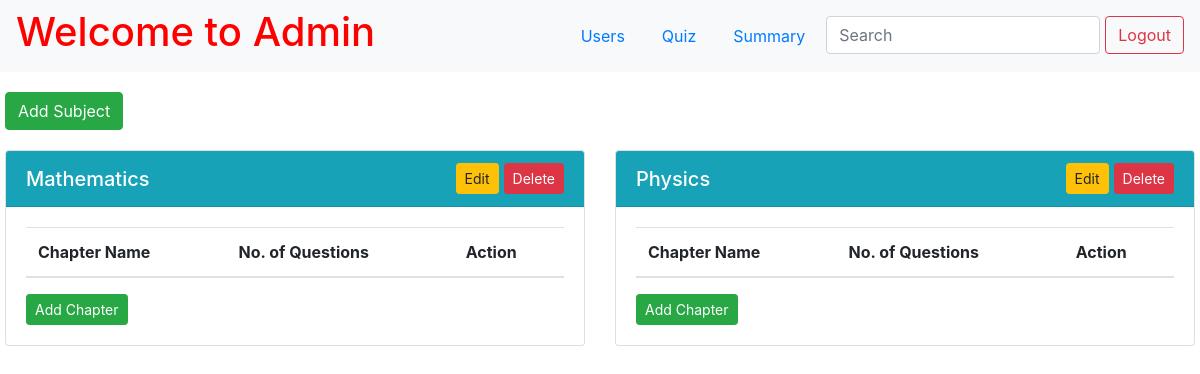
Before: /admin/dashboard (signed in) with the older database file.
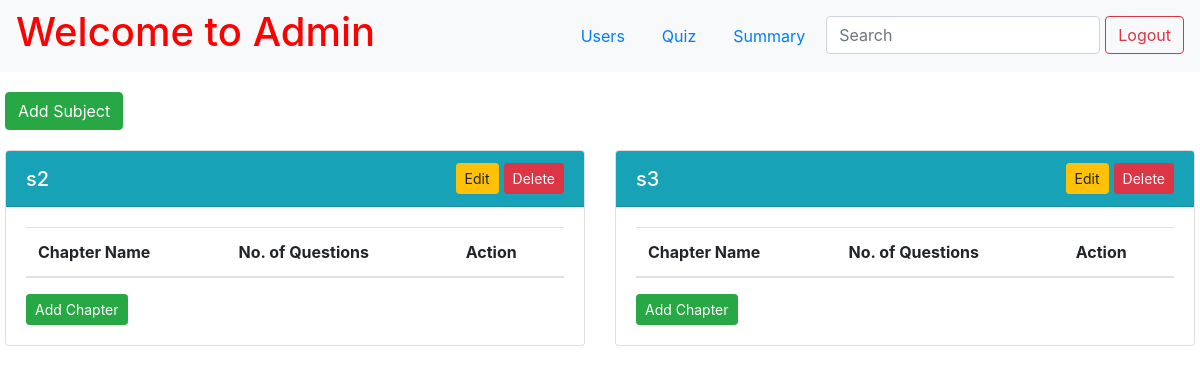
After: the same page with the newer database file.
### app.py (models this page shows)
class Subject(db.Model):
    __tablename__ = 'subject'
    id = db.Column(db.Integer, primary_key=True, autoincrement=True)
    name = db.Column(db.String(255), nullable=False)
    description = db.Column(db.String(255))
    chapters = db.relationship('Chapter', backref='subject', lazy=True)
    quizzes = db.relationship('Quiz', backref='subject', lazy=True)

### app.py (the view)
@app.route("/admin/dashboard")
def admin():
    if 'username' in session:
        admin = Admin.query.filter_by(username=session["username"]).first()
        if not admin:
            flash("Invalid Credentials!", "error")
            return redirect(url_for("index"))
    else:
        return redirect(url_for("index"))
    subjects = Subject.query.all()
    subject_data = []
    for subject in subjects:
        chapters = [
            {
                "id": chapter.id,
                "name": chapter.name,
                "description": chapter.description,
                "number_of_questions": Question.query.filter_by(chapter_id=chapter.id).count(),
                "questions": Question.query.filter_by(chapter_id=chapter.id).all()
            }
            for chapter in Chapter.query.filter_by(subject_id=subject.id).all()
        ]
        subject_data.append({
            "id": subject.id,
            "name": subject.name,
            "description": subject.description,
            "chapters": chapters
        })
    return render_template("admin.html", subjects=subject_data)

### app.py (called while the page is built)
@app.after_request
def add_header(response):
    response.headers['Cache-Control'] = 'no-store, no-cache, must-revalidate, post-check=0, pre-check=0, max-age=0'
    response.headers['Pragma'] = 'no-cache'
    response.headers['Expires'] = '-1'
    return response

### templates/admin.html (shortened to what this page needs)
{% extends 'base.html' %}
{% block content %}
<div class="page-wrapper">
    <nav class="navbar navbar-expand-lg navbar-light bg-light">
        <a href="/admin/dashboard" style="text-decoration: none; color: red;">
            <h1>Welcome to Admin</h1>
        </a>
        <ul class="nav ml-auto">
            <li class="nav-item">
                <a class="nav-link" href="/admin/users">Users</a>
            </li>
            <li class="nav-item">
                <a class="nav-link" href="/admin/quiz">Quiz</a>
            </li>
            <li class="nav-item">
                <a class="nav-link" href="/admin/summary">Summary</a>
            </li>
            <li class="nav-item">
                <input class="form-control" type="search" placeholder="Search" aria-label="Search" name="q"
                    hx-get="{{url_for('admin_search', type='subject')}}" hx-trigger="keyup changed delay:500ms" hx-target="#search-results">
            </li>
            <li>
                <form action="/logout" class="d-inline">
                    <button type="submit" class="btn btn-outline-danger">Logout</button>
                </form>
            </li>
        </ul>
    </nav>
    <div class="container-custom">
        <div class="add_subject_button">
            <button type="button" id="add-subject" class="btn btn-success" data-toggle="modal"
                data-target="#addSubject">
                Add Subject
            </button>
        </div>
        <div id="search-results">
            {% if not search %}
            {% include 'subject.html' %}
            {% endif %}
        </div>
    </div>
</div>
{% endblock %}

### templates/subject.html (shortened to what this page needs)
<div class="subjects-container row">
    {% for subject in subjects %}
    <div class="col-md-6 subject-card">
        <div class="card">
            <div class="card-header bg-info text-white d-flex align-items-center justify-content-between">
                <h5 class="card-title m-0">{{ subject.name }}</h5>
                <div class="d-flex align-items-center">
                    <button type="button" class="btn btn-warning btn-sm edit_button" data-toggle="modal"
                        data-target="#editSubject{{ subject.id }}">
                        Edit
                    </button>
                    <form action="/subject/delete/{{ subject.id }}" method="post"
                        onsubmit="return confirm('Are you sure you want to delete this subject?');"
                        class="mb-0">
                        <button class="btn btn-danger btn-sm" type="submit">Delete</button>
                    </form>
                </div>
            </div>
            <div class="card-body d-flex flex-column">
                <table class="table table-striped mb-0">
                    <thead>
                        <tr>
                            <th>Chapter Name</th>
                            <th>No. of Questions</th>
                            <th>Action</th>
                        </tr>
                    </thead>
                </table>
                <div class="text-end mt-3">
                    <button type="button" class="btn btn-success btn-sm" data-toggle="modal"
                        data-target="#addChapter{{ subject.id }}">
                        Add Chapter
                    </button>
                </div>
            </div>
        </div>
    </div>
    {% endfor %}
</div>

Changed rows visible on the page:
removed Subject: name "Mathematics"
changed Subject (number 1 of 2 on the later page): name "Physics" → "s2"
added Subject: name "s3"
